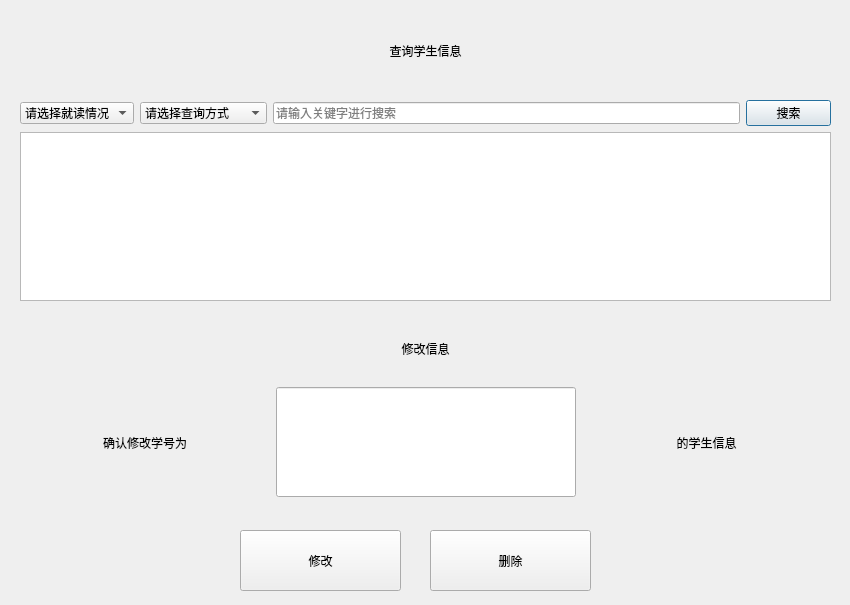
<?xml version="1.0" encoding="UTF-8"?>
<ui version="4.0">
 <class>querystu</class>
 <widget class="QDialog" name="querystu">
  <property name="geometry">
   <rect>
    <x>0</x>
    <y>0</y>
    <width>850</width>
    <height>605</height>
   </rect>
  </property>
  <property name="sizePolicy">
   <sizepolicy hsizetype="Fixed" vsizetype="Fixed">
    <horstretch>0</horstretch>
    <verstretch>0</verstretch>
   </sizepolicy>
  </property>
  <property name="minimumSize">
   <size>
    <width>850</width>
    <height>605</height>
   </size>
  </property>
  <property name="maximumSize">
   <size>
    <width>850</width>
    <height>605</height>
   </size>
  </property>
  <property name="windowTitle">
   <string>Dialog</string>
  </property>
  <property name="windowIcon">
   <iconset resource="images.qrc">
    <normaloff>:/images/favicon.ico</normaloff>:/images/favicon.ico</iconset>
  </property>
  <property name="styleSheet">
   <string notr="true">background-image: url(:/images/chunSe.gif);</string>
  </property>
  <widget class="QLabel" name="label">
   <property name="geometry">
    <rect>
     <x>230</x>
     <y>30</y>
     <width>391</width>
     <height>41</height>
    </rect>
   </property>
   <property name="styleSheet">
    <string notr="true">font: 24pt &quot;黑体&quot;;</string>
   </property>
   <property name="text">
    <string>查询学生信息</string>
   </property>
   <property name="alignment">
    <set>Qt::AlignCenter</set>
   </property>
  </widget>
  <widget class="QWidget" name="widget" native="true">
   <property name="geometry">
    <rect>
     <x>120</x>
     <y>0</y>
     <width>91</width>
     <height>91</height>
    </rect>
   </property>
   <property name="styleSheet">
    <string notr="true">background-image: url(:/images/QiHai1.gif);</string>
   </property>
  </widget>
  <widget class="QWidget" name="layoutWidget">
   <property name="geometry">
    <rect>
     <x>20</x>
     <y>100</y>
     <width>811</width>
     <height>201</height>
    </rect>
   </property>
   <layout class="QVBoxLayout" name="verticalLayout_2" stretch="1,6">
    <item>
     <layout class="QVBoxLayout" name="verticalLayout" stretch="0">
      <item>
       <layout class="QHBoxLayout" name="horizontalLayout" stretch="0,3,11,2">
        <item>
         <widget class="QComboBox" name="findwhat">
          <item>
           <property name="text">
            <string>请选择就读情况</string>
           </property>
          </item>
          <item>
           <property name="text">
            <string>小学生</string>
           </property>
          </item>
          <item>
           <property name="text">
            <string>中学生</string>
           </property>
          </item>
          <item>
           <property name="text">
            <string>大学生</string>
           </property>
          </item>
         </widget>
        </item>
        <item>
         <widget class="QComboBox" name="findway">
          <property name="editable">
           <bool>false</bool>
          </property>
          <property name="duplicatesEnabled">
           <bool>false</bool>
          </property>
          <property name="frame">
           <bool>true</bool>
          </property>
          <item>
           <property name="text">
            <string>请选择查询方式</string>
           </property>
          </item>
          <item>
           <property name="text">
            <string>按学号查询</string>
           </property>
          </item>
          <item>
           <property name="text">
            <string>按姓名查询</string>
           </property>
          </item>
         </widget>
        </item>
        <item>
         <widget class="QLineEdit" name="findkey">
          <property name="placeholderText">
           <string>请输入关键字进行搜索</string>
          </property>
         </widget>
        </item>
        <item>
         <widget class="QPushButton" name="findbtn">
          <property name="text">
           <string>搜索</string>
          </property>
         </widget>
        </item>
       </layout>
      </item>
     </layout>
    </item>
    <item>
     <widget class="QTableView" name="tableView"/>
    </item>
   </layout>
  </widget>
  <widget class="QPushButton" name="btnChange">
   <property name="geometry">
    <rect>
     <x>240</x>
     <y>530</y>
     <width>161</width>
     <height>61</height>
    </rect>
   </property>
   <property name="styleSheet">
    <string notr="true">font: 22pt &quot;黑体&quot;;</string>
   </property>
   <property name="text">
    <string>修改</string>
   </property>
  </widget>
  <widget class="QWidget" name="layoutWidget">
   <property name="geometry">
    <rect>
     <x>20</x>
     <y>320</y>
     <width>811</width>
     <height>181</height>
    </rect>
   </property>
   <layout class="QVBoxLayout" name="verticalLayout_3" stretch="1,2">
    <item>
     <layout class="QHBoxLayout" name="horizontalLayout_3" stretch="1,2,1">
      <item>
       <spacer name="horizontalSpacer">
        <property name="orientation">
         <enum>Qt::Horizontal</enum>
        </property>
        <property name="sizeHint" stdset="0">
         <size>
          <width>40</width>
          <height>20</height>
         </size>
        </property>
       </spacer>
      </item>
      <item>
       <widget class="QLabel" name="label_2">
        <property name="styleSheet">
         <string notr="true">font: 75 22pt &quot;阿里巴巴普惠体 B&quot;;</string>
        </property>
        <property name="text">
         <string>修改信息</string>
        </property>
        <property name="alignment">
         <set>Qt::AlignCenter</set>
        </property>
       </widget>
      </item>
      <item>
       <spacer name="horizontalSpacer_2">
        <property name="orientation">
         <enum>Qt::Horizontal</enum>
        </property>
        <property name="sizeHint" stdset="0">
         <size>
          <width>40</width>
          <height>20</height>
         </size>
        </property>
       </spacer>
      </item>
     </layout>
    </item>
    <item>
     <layout class="QHBoxLayout" name="horizontalLayout_2" stretch="1,1,1">
      <item>
       <widget class="QLabel" name="label_3">
        <property name="styleSheet">
         <string notr="true">font: 20pt &quot;黑体&quot;;</string>
        </property>
        <property name="text">
         <string>确认修改学号为</string>
        </property>
        <property name="alignment">
         <set>Qt::AlignCenter</set>
        </property>
       </widget>
      </item>
      <item>
       <widget class="QLineEdit" name="idChange">
        <property name="sizePolicy">
         <sizepolicy hsizetype="Preferred" vsizetype="Preferred">
          <horstretch>0</horstretch>
          <verstretch>0</verstretch>
         </sizepolicy>
        </property>
        <property name="minimumSize">
         <size>
          <width>300</width>
          <height>110</height>
         </size>
        </property>
        <property name="maximumSize">
         <size>
          <width>300</width>
          <height>110</height>
         </size>
        </property>
        <property name="styleSheet">
         <string notr="true">font: 26pt &quot;黑体&quot;;
color: rgb(85, 170, 255);</string>
        </property>
        <property name="maxLength">
         <number>9</number>
        </property>
        <property name="alignment">
         <set>Qt::AlignCenter</set>
        </property>
       </widget>
      </item>
      <item>
       <widget class="QLabel" name="label_5">
        <property name="styleSheet">
         <string notr="true">font: 20pt &quot;黑体&quot;;</string>
        </property>
        <property name="text">
         <string>的学生信息</string>
        </property>
        <property name="alignment">
         <set>Qt::AlignCenter</set>
        </property>
       </widget>
      </item>
     </layout>
    </item>
   </layout>
  </widget>
  <widget class="QPushButton" name="btnDelete">
   <property name="geometry">
    <rect>
     <x>430</x>
     <y>530</y>
     <width>161</width>
     <height>61</height>
    </rect>
   </property>
   <property name="styleSheet">
    <string notr="true">font: 22pt &quot;黑体&quot;;</string>
   </property>
   <property name="text">
    <string>删除</string>
   </property>
  </widget>
 </widget>
 <tabstops>
  <tabstop>findkey</tabstop>
  <tabstop>findwhat</tabstop>
  <tabstop>findway</tabstop>
  <tabstop>findbtn</tabstop>
  <tabstop>tableView</tabstop>
  <tabstop>btnChange</tabstop>
 </tabstops>
 <resources>
  <include location="images.qrc"/>
 </resources>
 <connections/>
</ui>
